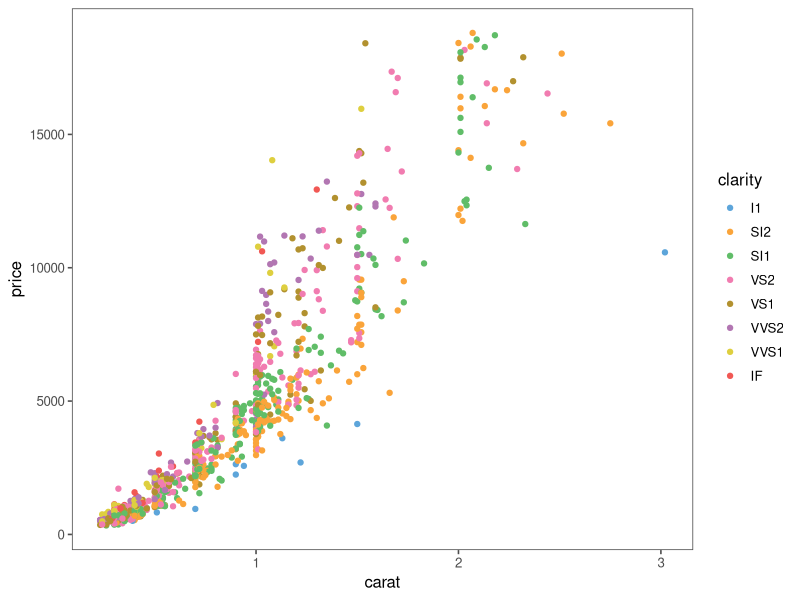

Generate this figure with R: (Note: this script raises an error after producing the figure.)
## ---- chunk 1
library(ggplot2)
library(ggthemes)
## ---- chunk 2
dsamp <- diamonds[sample(nrow(diamonds), 1000), ]
(qplot(carat, price, data=dsamp, colour=clarity)
+ theme_few()
+ scale_colour_few())
(qplot(carat, price, data=dsamp, colour=clarity)
+ theme_few()
+ scale_colour_few("dark"))
(ggplot(diamonds, aes(clarity, fill=cut))
+ geom_bar()
+ theme_few()
+ scale_fill_few("light"))



